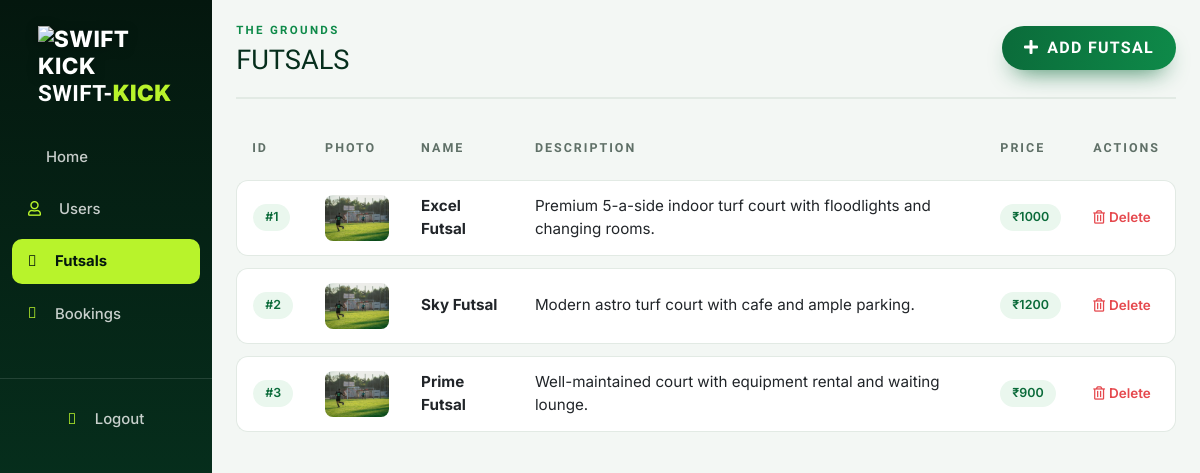
The page /Admin/managefutsals.php (signed in) on the database its author committed.
### tables this page shows
CREATE TABLE `futsals` (
  `ID` int(20) NOT NULL,
  `Photo` varchar(200) NOT NULL,
  `Name` text NOT NULL,
  `Address` varchar(30) NOT NULL,
  `Description` text NOT NULL,
  `Price` int(30) NOT NULL
);

### Admin/managefutsals.php (the view, shortened to what this page needs)
<!DOCTYPE html>
<html lang="en">
<head>
    <link rel="stylesheet" href="../css/bootstrap.css">
    <link rel="stylesheet" href="../css/style.css">
    <link rel="stylesheet" href="https://pro.fontawesome.com/releases/v5.10.0/css/all.css"
 />
</head>
<body class="bg-content">
    <main class="dashboard d-flex">
        <?php include "component/sidebar.php"; ?>
        <div class="container-fluid px-4">
            <div class="users-header d-flex justify-content-between align-items-center py-3">
                <div>
                    <span class="page-kicker">The grounds</span>
                    <div class="title">Futsals</div>
                </div>
                <div class="btn-add d-flex gap-3 align-items-center">
                    <div class="button-add-booking">
                        <button type="button" class="btn btn-primary" data-bs-toggle="modal"
                            data-bs-target="#exampleModal" data-bs-whatever="@mdo"><i class="fas fa-plus me-2"></i>Add futsal</button>
                    </div>
                </div>
            </div>
            <div class="table-responsive">
                <table class="table users table-borderless">
                    <thead>
                        <tr>
                            <th>ID</th>
                            <th>Photo</th>
                            <th>Name</th>
                            <th>Description</th>
                            <th>Price</th>
                            <th>Actions</th>
                        </tr>
                    </thead>
                    <tbody>
                        <?php
                        include 'config.php';
                        $result = $conn->query("SELECT * FROM futsals");
                        foreach ($result as $value):
                        ?>
                            <tr>
                                <td><span class="badge-chip">#<?php echo $value['ID'] ?></span></td>
                                <td><img class="thumb" src="<?php echo htmlspecialchars($value['Photo']) ?>" alt="<?php echo htmlspecialchars($value['Name']) ?>"></td>
                                <td><strong><?php echo htmlspecialchars($value['Name']) ?></strong></td>
                                <td><?php echo htmlspecialchars($value['Description']) ?></td>
                                <td><span class="badge-chip">&#8377;<?php echo htmlspecialchars($value['Price']) ?></span></td>
                                <td>
                                    <div class="btn-group-user">
                                        <a class="danger-link" href="removefutsal.php?id=<?php echo $value['ID'] ?>"
                                            onclick="return confirm('Are you sure you want to delete this futsal?');"><i class="far fa-trash-alt me-1"></i>Delete</a>
                                    </div>
                                </td>
                            </tr>
                        <?php endforeach; ?>
                    </tbody>
                </table>
            </div>
        </div>
    </main>
</body>
</html>

### Admin/component/sidebar.php (shortened to what this page needs)
<div class="bg-sidebar vh-100 w-50 position-fixed">
    <div class="log d-flex justify-content-between">
        <h1 class="ms-3 ps-1 mt-1"><img src="../assets/Logo-2.png" class="sidebar-brand-img me-2" alt="Swift Kick">Swift-<strong>Kick</strong></h1>
    </div>
    <div class="bg-list d-flex flex-column fw-bold gap-2 mt-4">
        <ul class="d-flex flex-column list-unstyled">
            <li class="h7"><a class="nav-link <?= basename($_SERVER['PHP_SELF']) === 'dashboard.php' ? 'active' : '' ?>" href="dashboard.php"><i class="fal fa-home-lg-alt me-2"></i><span>Home</span></a></li>
            <li class="h7"><a class="nav-link <?= basename($_SERVER['PHP_SELF']) === 'Manageuser.php' ? 'active' : '' ?>" href="Manageuser.php"><i class="far fa-user me-2"></i><span>Users</span></a></li>
            <li class="h7"><a class="nav-link <?= basename($_SERVER['PHP_SELF']) === 'managefutsals.php' ? 'active' : '' ?>" href="managefutsals.php"><i class="fal fa-futbol me-2"></i><span>Futsals</span></a></li>
            <li class="h7"><a class="nav-link <?= basename($_SERVER['PHP_SELF']) === 'managebooking.php' ? 'active' : '' ?>" href="managebooking.php"><i class="fal fa-calendar-alt me-2"></i><span>Bookings</span></a></li>
        </ul>
        <ul class="logout d-flex justify-content-center list-unstyled">
            <li class="h7"><a class="nav-link" href="logout.php"><i class="fal fa-sign-out-alt me-2"></i><span>Logout</span></a></li>
        </ul>
    </div>
</div>

### css/style.css (style rules this page uses)
:root { --pitch: #0B6B3A; --pitch-mid: #0E8A49; --pitch-deep: #062E1C; --pitch-dark: #04170E; --lime: #B8F32B; --lime-deep: #9BE01B; --paper: #F3F7F4; --ink: #0E1A13; --muted: #5F7067; --line: #E2EAE4; --danger: #E5484D; --radius: 16px; --shadow: 0 22px 45px -24px rgba(6, 46, 28, .4); --font-display: 'Barlow Condensed', Impact, sans-serif; --font-body: 'Inter', system-ui, sans-serif; }
* { font-family: var(--font-body); }
body { color: var(--ink); }
h1, h2, h3, h4, h5, h6 { font-family: var(--font-display); text-transform: uppercase; letter-spacing: .02em; font-weight: 800; }
.bg-content { background: var(--paper); }
.bg-sidebar { background: linear-gradient(180deg, var(--pitch-dark), var(--pitch-deep) 60%, var(--pitch)); color: #fff !important; transition: margin .6s ease-in-out; z-index: 1; }
.bg-sidebar .log { color: #fff; display: flex; align-items: center; justify-content: space-between; padding: 22px 18px 8px; }
.bg-sidebar .log h1 { margin: 0; color: #fff; font-size: 1.4rem; }
.bg-sidebar .log h1 strong { color: var(--lime); }
.bg-sidebar ul { padding: 0; margin: 0; list-style: none; }
.bg-sidebar .nav-link { color: rgba(255, 255, 255, .78) !important; border-radius: 10px; margin: 4px 12px; padding: 11px 16px; font-size: .93rem; font-weight: 500; transition: background .2s ease, color .2s ease, transform .2s ease; display: flex; align-items: center; gap: 10px; }
.bg-sidebar .nav-link.active { background: var(--lime); color: var(--pitch-dark) !important; font-weight: 700; }
.bg-sidebar .nav-link i { color: var(--lime); }
.bg-sidebar .nav-link.active i { color: var(--pitch-dark); }
.bg-sidebar .logout { margin-top: 30px; border-top: 1px solid rgba(255, 255, 255, .12); padding-top: 14px; }
.bg-sidebar .sidebar-brand-img { width: 34px; height: 34px; object-fit: contain; filter: drop-shadow(0 2px 6px rgba(0, 0, 0, .35)); }
.users-header { border-bottom: 2px solid var(--line); margin-bottom: 18px; }
.users-header .title { font-family: var(--font-display); font-size: 1.7rem; text-transform: uppercase; color: var(--pitch-deep); display: flex; align-items: center; gap: 12px; }
.page-kicker { color: var(--pitch-mid); font-family: var(--font-display); font-weight: 700; letter-spacing: .2em; text-transform: uppercase; font-size: .72rem; }
.btn-primary { background: linear-gradient(100deg, var(--pitch), var(--pitch-mid)); border: 0; color: #fff; font-family: var(--font-display); font-weight: 700; letter-spacing: .08em; text-transform: uppercase; border-radius: 999px; padding: 10px 22px; box-shadow: 0 12px 24px -12px rgba(11, 107, 58, .9); }
.table { border-collapse: separate; border-spacing: 0 12px; }
.table th { font-family: var(--font-display); font-size: .78rem; letter-spacing: .16em; text-transform: uppercase; color: var(--muted); padding: 10px 16px; }
.table tbody { font-size: .95rem; }
.table tbody td { background: #fff; padding: 14px 16px; border-top: 1px solid var(--line); border-bottom: 1px solid var(--line); vertical-align: middle; }
.table tbody td:first-child { border-left: 1px solid var(--line); border-radius: 12px 0 0 12px; }
.table tbody td:last-child { border-right: 1px solid var(--line); border-radius: 0 12px 12px 0; }
.table tbody tr { transition: transform .18s ease; }
.table a { color: var(--pitch); font-weight: 600; text-decoration: none; }
.table a.danger-link { color: var(--danger); }
.table img.thumb { width: 64px; height: 46px; object-fit: cover; border-radius: 8px; }
.table .btn-group-user { display: flex; gap: 14px; align-items: center; font-size: .84rem; }
.badge-chip { display: inline-flex; padding: 4px 12px; border-radius: 999px; background: #EAF7EE; color: var(--pitch); font-size: .78rem; font-weight: 600; }
@media screen and (min-width: 768px) { .bg-sidebar { position: sticky !important; top: 0; width: 260px !important; } }

### rows shown on the page
futsals: ID "1", Photo (picture), Name "Excel Futsal", Description "Premium 5-a-side indoor turf court with floodlights and changing rooms.", Price "1000"
futsals: ID "2", Photo (picture), Name "Sky Futsal", Description "Modern astro turf court with cafe and ample parking.", Price "1200"
futsals: ID "3", Photo (picture), Name "Prime Futsal", Description "Well-maintained court with equipment rental and waiting lounge.", Price "900"
